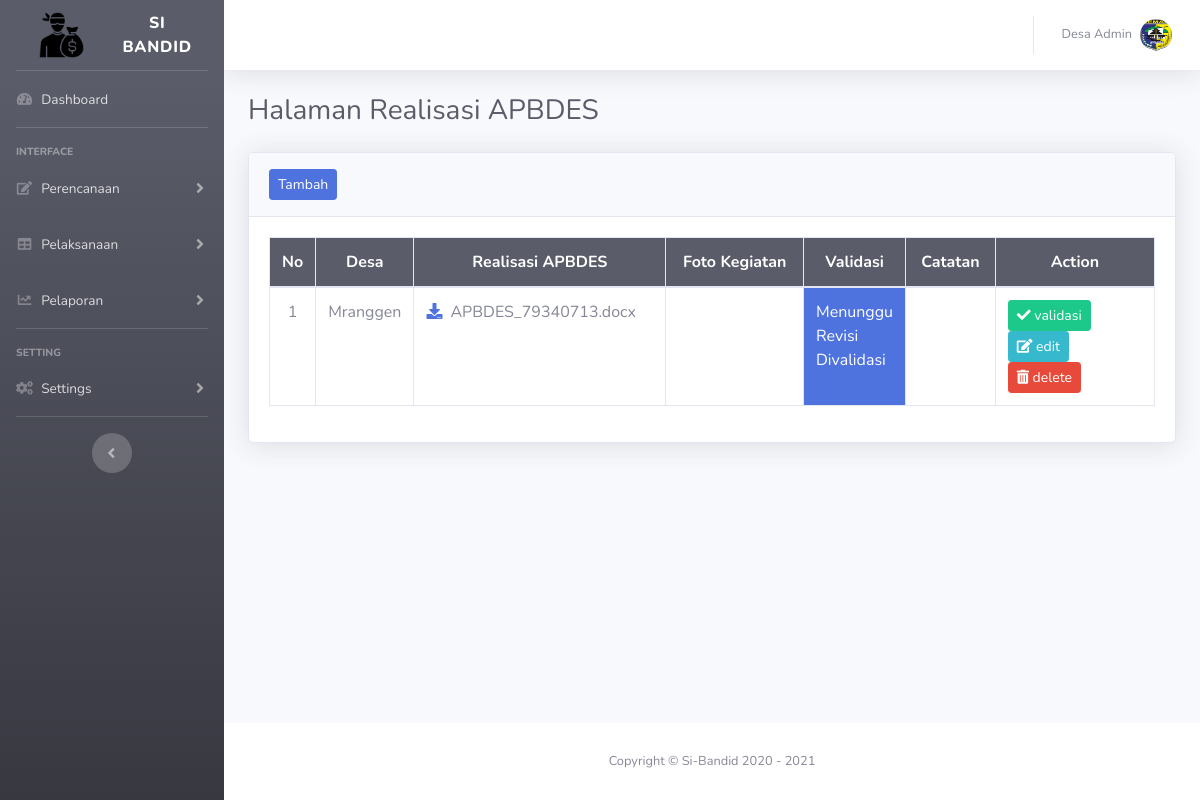
Screenshot of /index.php?page=p_apbdes (signed in) with the database file from the repository.
### tables this page shows
CREATE TABLE `tb_realisasi_apbdes` (
  `id_realisasi_apbdes` int(11) NOT NULL,
  `realisasi_apbdes` varchar(100) NOT NULL,
  `foto_apbdes_1` varchar(100) NOT NULL,
  `foto_apbdes_2` varchar(100) NOT NULL,
  `foto_apbdes_3` varchar(100) NOT NULL,
  `foto_apbdes_4` varchar(100) NOT NULL,
  `id_user` int(11) NOT NULL,
  `tahun` year(4) NOT NULL,
  `validasi` varchar(50) NOT NULL,
  `catatan` text NOT NULL
);

CREATE TABLE `tb_user` (
  `id_user` int(11) NOT NULL,
  `username` varchar(50) NOT NULL,
  `password` varchar(255) NOT NULL,
  `nama_user` varchar(50) NOT NULL,
  `level` enum('admin','user') NOT NULL
);

### page/pelaksanaan/apbdes/p_apbdes.php (the view, shortened to what this page needs)
<h1 class="h3 mb-4 text-gray-800">Halaman Realisasi APBDES</h1>
<div class="card shadow mb-4">
  <div class="card-header py-3">
    <a href="#" class="btn btn-sm btn-primary" data-toggle="modal" data-target="#add_p_apbdesModal">Tambah</a>
  </div>
  <div class="card-body">
    <div class="table-responsive">
      <table class="table table-bordered" id="dataTable" width="100%" cellspacing="0">
        <thead class="bg-dark text-white">
          <tr>
            <th width="3%" class="text-center align-middle">No</th>
            <th width="5%" class="text-center  align-middle">Desa</th>
            <th class="text-center  align-middle">Realisasi APBDES</th>
            <th class="text-center  align-middle">Foto Kegiatan</th>
            <th width="5%" class="text-center  align-middle">Validasi</th>
            <th class="text-center  align-middle">Catatan</th>
            <th width="18%" class="text-center  align-middle">Action</th>
          </tr>
        </thead>
        <tbody>
          <?php
          include "asset/inc/config.php";
          $tahun = $_SESSION['tahun'];
          if ($_SESSION['level']=="admin") {
             $query = "SELECT * FROM tb_realisasi_apbdes
                      INNER JOIN tb_user ON tb_realisasi_apbdes.id_user = tb_user.id_user AND tahun='$tahun' ORDER BY id_realisasi_apbdes DESC";
            $result = mysqli_query($koneksi, $query);
          }
            $no = 1;
            while($data = mysqli_fetch_assoc($result))
            {
            ?>
          <tr>
            <td class="text-center"><?php echo "$no"; ?></td>
            <td><?php echo $data['nama_user']; ?></td>
            <td>
              <a href="page/pelaksanaan/apbdes/file/apbdes/<?php echo $data['realisasi_apbdes']; ?>">
              <i class="fas fa-download" id="downloadapbdes">&nbsp;&nbsp;</i></a><?php echo $data['realisasi_apbdes']; ?>
            </td>
            <td>
               <br>
            </td>
            <?php
              $validasi = $data['validasi'];
              $jumlah_karakter    =strlen($validasi);
              if ($jumlah_karakter == 6) {
              $color = "class='bg-danger text-white';";
              }
              elseif ($jumlah_karakter == 8){
              $color = "class='bg-success text-white';";
              }
              elseif ($jumlah_karakter == 17){
              $color = "class='bg-info text-white';";
              }
              elseif ($jumlah_karakter ){
              $color = "class='bg-primary text-white';";
              }
              ?>
            <td <?= $color ?> ><?php echo $validasi; ?></td>
            <td><?php echo $data['catatan']; ?></td>
            <td>
              <?php
                if ($_SESSION['level']=="admin") {
                 echo ''?> <a href="#" class="btn btn-sm btn-success validasi" data-toggle="modal" data-target="#p_apbdesModal"
                      data-idrealisasi_apbdes="<?php echo $data["id_realisasi_apbdes"];?>"
                      data-valid="<?php echo $data["validasi"];?>"
                      data-catat="<?php echo $data["catatan"];?>"
                      ><i class="fas fa-check"></i> validasi</a>
                <?php  ;
                }else{
                 echo '';
                }
               ?>
              <a href="#" class="btn btn-sm btn-info edit" data-toggle="modal" data-target="#edit_p_apbdesModal"
              data-id_realisasi_apbdes="<?php echo $data['id_realisasi_apbdes'];?>"
              data-fotoapbdes1="<?php echo $data['foto_apbdes_1'];?>"
              data-fotoapbdes2="<?php echo $data['foto_apbdes_2'];?>"
              data-fotoapbdes3="<?php echo $data['foto_apbdes_3'];?>"
              data-fotoapbdes4="<?php echo $data['foto_apbdes_4'];?>"
              ><i class="fas fa-edit"></i> edit</a>
              <a href="page/pelaksanaan/apbdes/hapus.php?id_realisasi_apbdes=<?php echo $data['id_realisasi_apbdes'];?>" onclick="return confirm('Yakin Hapus?')" class="btn btn-sm btn-danger"><i class="fas fa-trash-alt"></i> delete</a>
            </td>
          </tr>
          <?php
          $no++;
          }
          ?>
        </tbody>
      </table>
    </div>
  </div>
</div>

### rows the page displays
tb_realisasi_apbdes: id_user.nama_user "Mranggen", realisasi_apbdes "APBDES_79340713.docx", validasi "Menunggu Revisi Divalidasi"

### other values shown
$_SESSION['nama_user'] "Admin"
